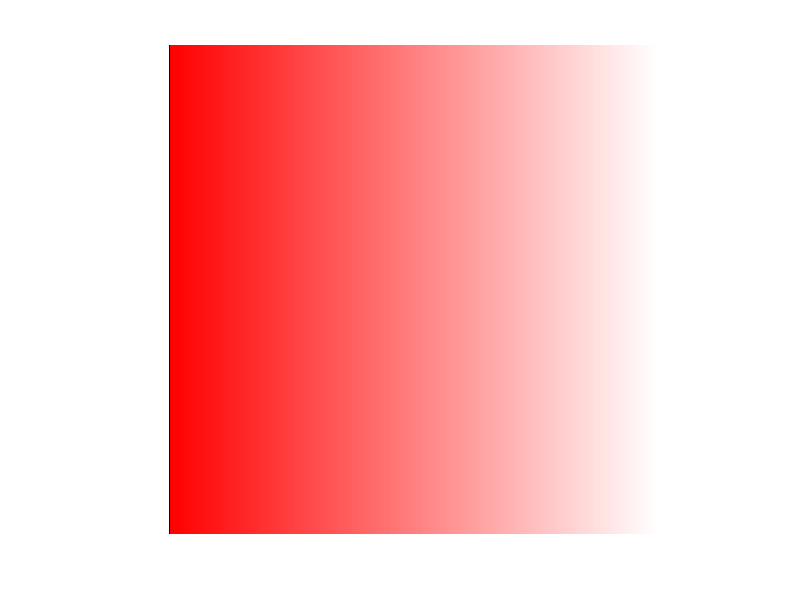
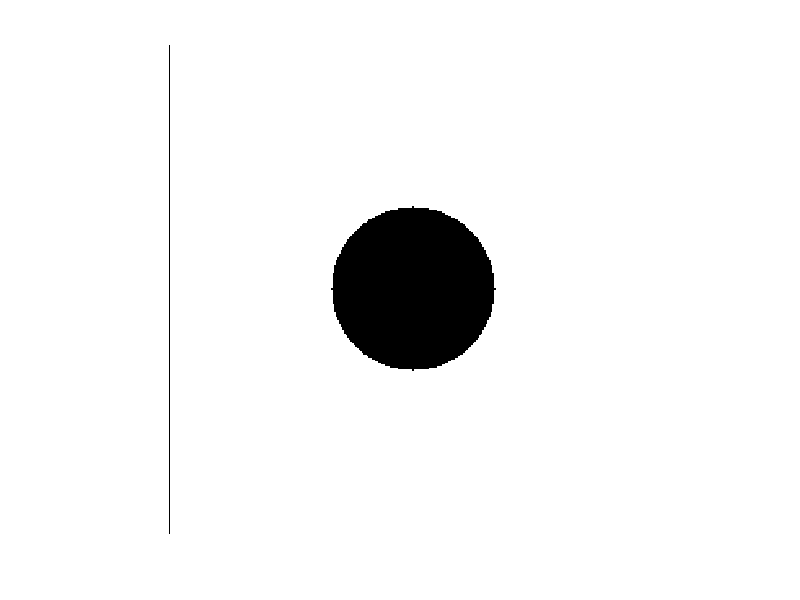
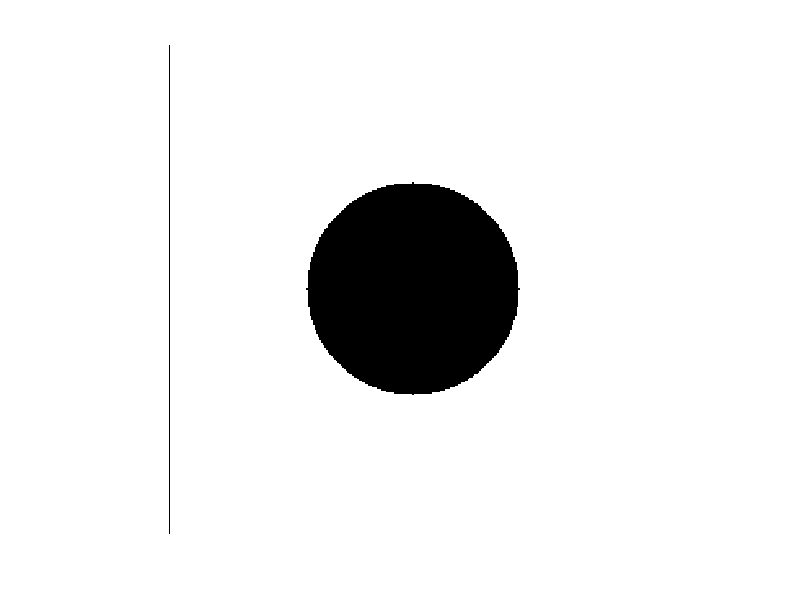
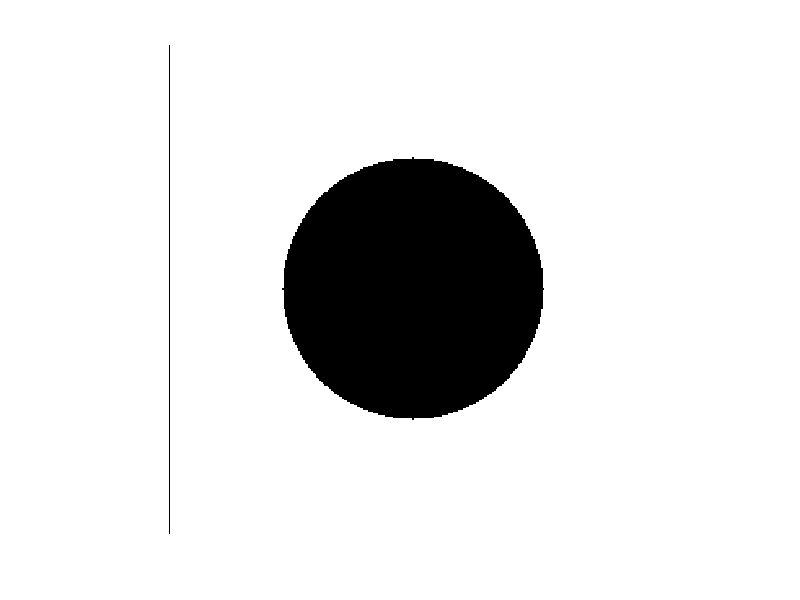

These figures' MATLAB source, in order: (Note: this script raises an error after producing the figures.)
%% sample_images 

% close all 
% clear all 

sample_length = 300 ; 
sample_width = 300 ; 
feat_size = round(linspace(50, 80, 3)) ; 


%%
first_color=[255,0,0];      % starting color RGB
second_color=[255, 255, 255] ;    % end color RGB
gradient(1:sample_width,1:sample_length,1:3)=255;  % preparing image for gradient
red_component=round(linspace(first_color(1),second_color(1),sample_length));
green_component=round(linspace(first_color(2),second_color(2),sample_length));
blue_component=round(linspace(first_color(3),second_color(3),sample_length));
gradient=uint8(gradient);
for x=1:length(red_component)
    gradient(:,x,1)= red_component(x); 
    gradient(:,x,2)= green_component(x); 
    gradient(:,x,3)= blue_component(x); 
%     figure(1),imshow(final_image)
%     drawnow
end

figure 
imshow(gradient) 

%% Circle 

% simg(1:sample_width,1:sample_length, 1:length(feat_size))=0; 
simg(1:sample_width,1:sample_length, 1:length(feat_size))= 0;


for i = 1:length(feat_size) 
    [p, q] = meshgrid(1:sample_length, 1:sample_width) ;
    dots_logic = zeros(sample_length, sample_width) ; 
    dot_x = 150; 
    dot_y = 150 ;  
    dot_rad = feat_size(i) ;
    circlePixels = (q - dot_y).^2 + (p - dot_x).^2 <= dot_rad.^2 ; 
    dots_logic= dots_logic + circlePixels;
    dots_logic(dots_logic == 1) = 255; 
    simg(:,:,i) = rgb2gray(gradient) - uint8(dots_logic) ; 
    figure
    imshow(simg(:,:,i))
%     filename = input('Filename: ', 's') ; 
%     imwrite(simg(:,:,i), convertCharsToStrings(filename)) 
end 
   
im1 = simg(:,:,1) ; 
im2 = simg(:,:,2) ; 
im3 = simg(:,:,3) ; 
% 
% imwrite(im1, 'circle_1.png') 
% imwrite(im2, 'circle_2.png') 
% imwrite(im3, 'circle_3.png') 

%% Squares 



%% test 

base_im = rgb2gray(imread('pattern_test_4.png')) ; 

points1 = detectHarrisFeatures(im1) ;
points2 = detectHarrisFeatures(base_im) ; 

[feats1, vpts1] = extractFeatures(im1, points1) ;  
[feats2, vpts2] = extractFeatures(base_im, points2) ; 

indexPairs = matchFeatures(feats1, feats2) ; 

matched1points = vpts1(indexPairs(:,1), :); 
matched2points = vpts2(indexPairs(:,2), :); 

figure 
showMatchedFeatures(im1, base_im, matched1points, matched2points, 'montage') ; 


